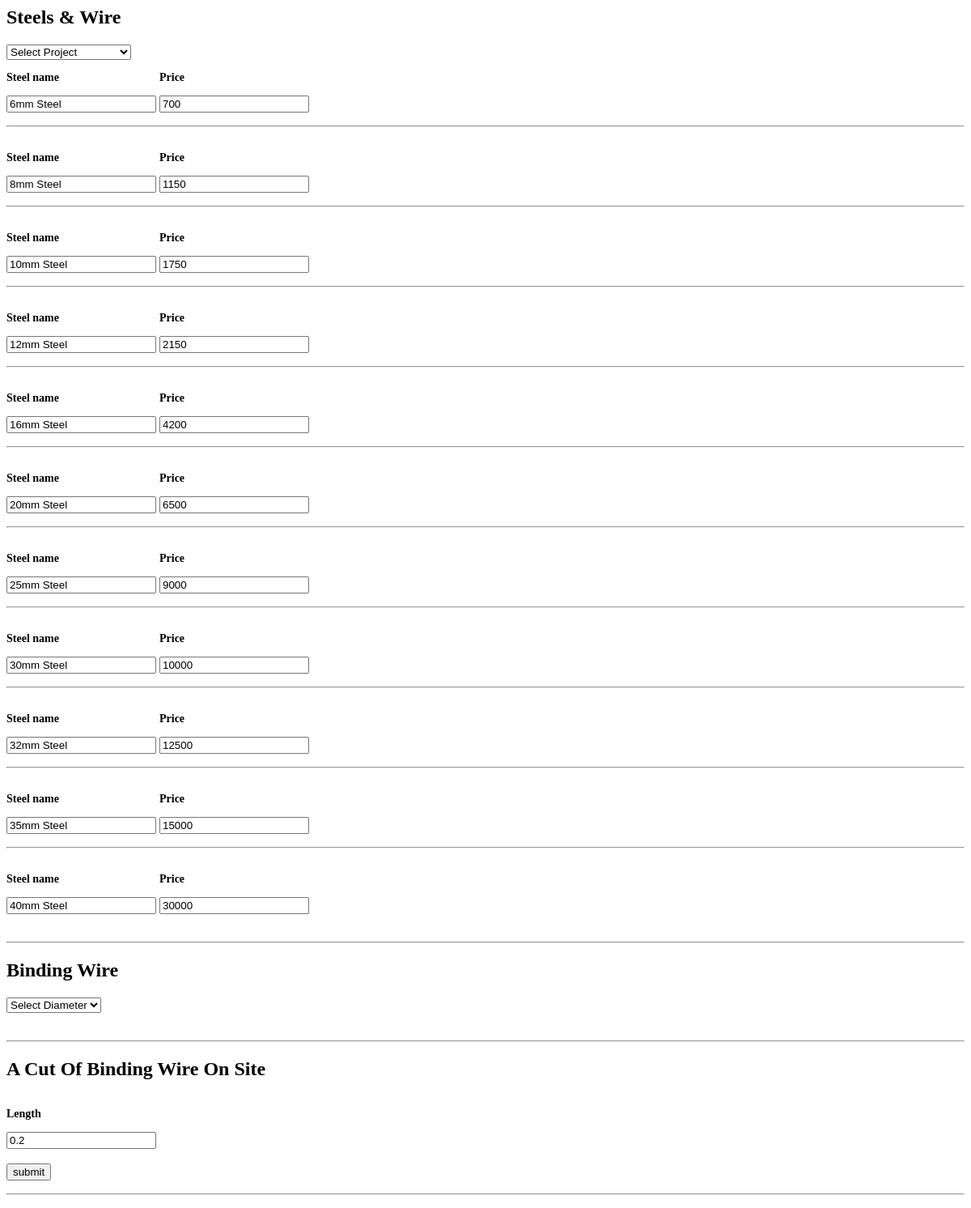
The app's page /steel_wire.php, older data.
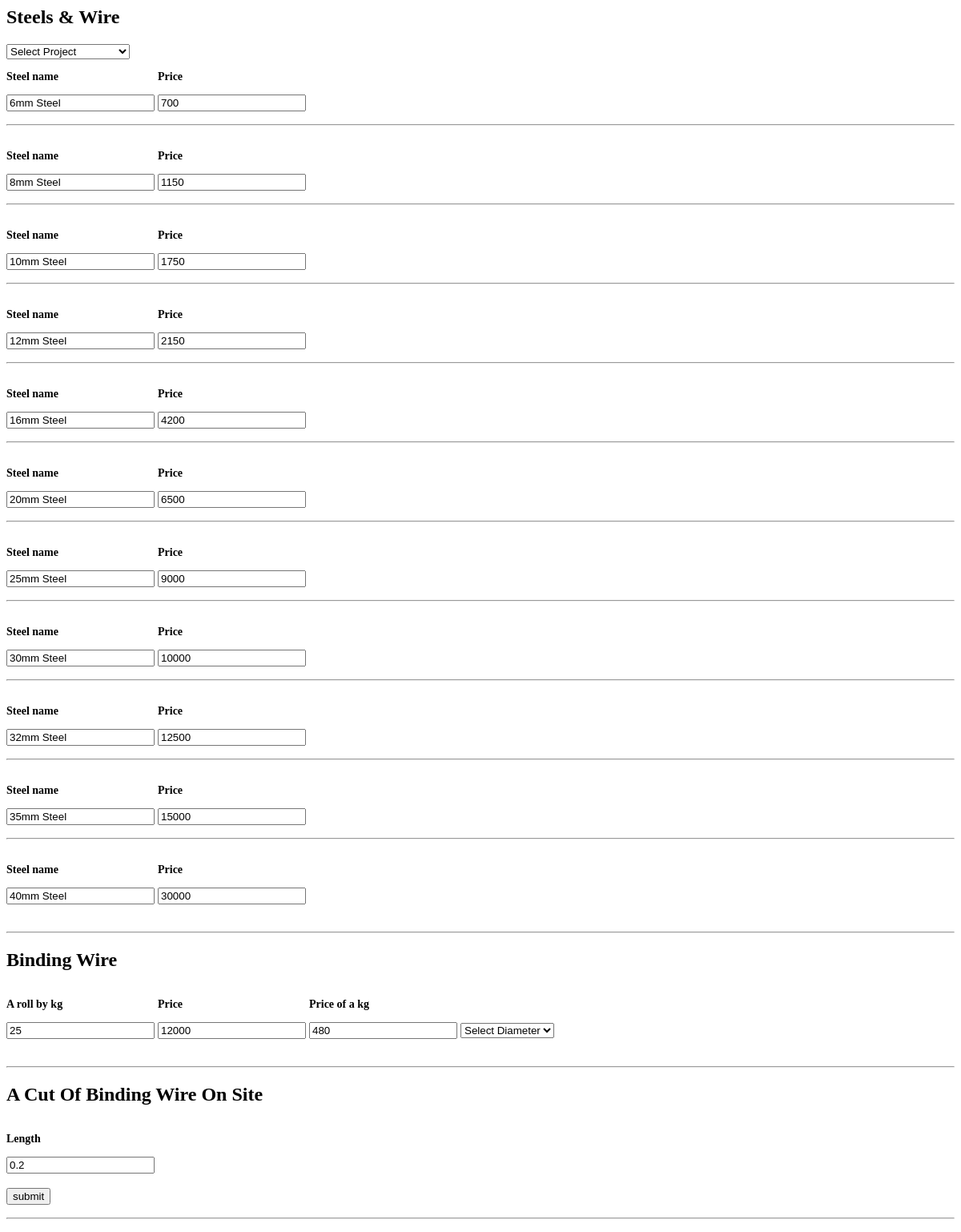
The same page, newer data.
### tables this page shows
CREATE TABLE `steels` (
  `steel_id` int(11) NOT NULL,
  `name` varchar(11) NOT NULL,
  `price` varchar(40) NOT NULL,
  `tons` varchar(40) NOT NULL,
  `price_per_ton` varchar(40) NOT NULL,
  `unknown` varchar(40) NOT NULL
);

CREATE TABLE `bindingwire` (
  `binding_id` int(11) NOT NULL,
  `selected_size` varchar(60) NOT NULL,
  `price` varchar(60) NOT NULL,
  `kg` varchar(60) NOT NULL,
  `price2` varchar(60) NOT NULL,
  `selected_length` varchar(60) NOT NULL,
  `a_cut_of_binding_wire` varchar(60) NOT NULL,
  `diameters` varchar(60) NOT NULL,
  `length_per_kg` varchar(60) NOT NULL,
  `selected_size2` varchar(60) NOT NULL
);

### steel_wire.php (the view, shortened to what this page needs)
<?php
include('include/dbconnect.php');
?>
    <section className="form-container">
          <div>
            <h2>Steels & Wire</h2>
			     <form method='POST' action='steel_wire.php'>
				   <select name="ppro">
				   <option value=''>Select Project</option>
			</select>
			<br>
		<?php
				$qry = "SELECT * FROM steels WHERE steel_id = '1' ";
			$run = mysqli_query($conn, $qry);
			while($row = mysqli_fetch_array($run)){
				$sname = $row['name'];
                $spri = $row['price'];
			echo"
              <div>
                <h3><b>Steel name</b></h3>
                <input name='nam1' value='$sname' id='sname'  placeholder=''></input>
              </div>
              <div>
                <h3>Price</h3>
                <input name='pri1' value='$spri' id='spri' onKeyup='calculate()'   placeholder=''></input>
              </div>
			";
			}
			?>
<p><hr></hr></p>
	<?php
				$qry = "SELECT * FROM steels WHERE steel_id = '3' ";
			$run = mysqli_query($conn, $qry);
			while($row = mysqli_fetch_array($run)){
				$sname = $row['name'];
                $spri = $row['price'];
			echo"
              <div>
                <h3><b>Steel name</b></h3>
                <input name='nam2' value='$sname' id='sname1' placeholder=''></input>
              </div>
              <div>
                <h3>Price</h3>
                <input name='pri2' id='spri1' value='$spri' onKeyup='calcc()'  placeholder=''></input>
              </div>
				  		";
			}
			?>
<p><hr></hr></p>
<?php
				$qry = "SELECT * FROM steels WHERE steel_id = '4' ";
			$run = mysqli_query($conn, $qry);
			while($row = mysqli_fetch_array($run)){
				$sname = $row['name'];
                $spri = $row['price'];
			echo"
              <div>
                <h3><b>Steel name</b></h3>
                <input name='nam3' value='$sname' id='sname2'  placeholder=''></input>
              </div>
              <div>
                <h3>Price</h3>
                <input name='pri3' value='$spri' id='spri2' onKeyup='calcca()'  placeholder=''></input>
              </div>
				  		";
			}
			?>
<p><hr></hr></p>
		<?php
				$qry = "SELECT * FROM steels WHERE steel_id = '5' ";
			$run = mysqli_query($conn, $qry);
			while($row = mysqli_fetch_array($run)){
				$sname = $row['name'];
                $spri = $row['price'];
			echo"
              <div>
                <h3><b>Steel name</b></h3>
                <input name='nam4' id='sname3' value='$sname'  placeholder=''></input>
              </div>
              <div>
                <h3>Price</h3>
                <input name='pri4' id='spri3' value='$spri' onKeyup='calccau()'  placeholder=''></input>
              </div>
				  		";
			}
			?>
<p><hr></hr></p>
		<?php
				$qry = "SELECT * FROM steels WHERE steel_id = '6' ";
			$run = mysqli_query($conn, $qry);
			while($row = mysqli_fetch_array($run)){
				$sname = $row['name'];
                $spri = $row['price'];
			echo"
              <div>
                <h3><b>Steel name</b></h3>
                <input name='nam5' id='sname4' value='$sname'  placeholder=''></input>
              </div>
              <div>
                <h3>Price</h3>
                <input name='pri5' id='spri4' value='$spri' onKeyup='calccaul()'  placeholder=''></input>
              </div>
				  		";
			}
			?>
<p><hr></hr></p>
			<?php
				$qry = "SELECT * FROM steels WHERE steel_id = '9' ";
			$run = mysqli_query($conn, $qry);
			while($row = mysqli_fetch_array($run)){
				$sname = $row['name'];
                $spri = $row['price'];
			echo"
              <div>
                <h3><b>Steel name</b></h3>
                <input name='nam6' id='sname5' value='$sname'  placeholder=''></input>
              </div>
              <div>
                <h3>Price</h3>
                <input name='pri6' id='spri5' value='$spri' onKeyup='calccaula()'  placeholder=''></input>
              </div>
				  		";
			}
			?>
<p><hr></hr></p>
			<?php
				$qry = "SELECT * FROM steels WHERE steel_id = '10' ";
			$run = mysqli_query($conn, $qry);
			while($row = mysqli_fetch_array($run)){
				$sname = $row['name'];
                $spri = $row['price'];
			echo"
              <div>
                <h3><b>Steel name</b></h3>
                <input name='nam7' id='sname6' value='$sname'  placeholder=''></input>
              </div>
              <div>
                <h3>Price</h3>
                <input name='pri7' id='spri6' value='$spri' onKeyup='calccaulat()'  placeholder=''></input>
              </div>
				  		";
			}
			?>
<p><hr></hr></p>
<?php
				$qry = "SELECT * FROM steels WHERE steel_id = '11' ";
			$run = mysqli_query($conn, $qry);
			while($row = mysqli_fetch_array($run)){
				$sname = $row['name'];
                $spri = $row['price'];
			echo"
              <div>
                <h3><b>Steel name</b></h3>
                <input name='nam8' id='sname7' value='$sname'  placeholder=''></input>
              </div>
              <div>
                <h3>Price</h3>
                <input name='pri8' id='spri7' value='$spri' onKeyup='ca()' placeholder=''></input>
              </div>
				  		";
			}
			?>
<p><hr></hr></p>
<?php
				$qry = "SELECT * FROM steels WHERE steel_id = '12' ";
			$run = mysqli_query($conn, $qry);
			while($row = mysqli_fetch_array($run)){
				$sname = $row['name'];
                $spri = $row['price'];
			echo"
              <div>
                <h3><b>Steel name</b></h3>
                <input name='nam9' id='sname8' value='$sname'  placeholder=''></input>
              </div>
              <div>
                <h3>Price</h3>
                <input name='pri9' id='spri8' value='$spri' onKeyup='calll()'  placeholder=''></input>
              </div>
				  		";
			}
			?>
<p><hr></hr></p>
<?php
				$qry = "SELECT * FROM steels WHERE steel_id = '13' ";
			$run = mysqli_query($conn, $qry);
			while($row = mysqli_fetch_array($run)){
				$sname = $row['name'];
                $spri = $row['price'];
			echo"
              <div>
                <h3><b>Steel name</b></h3>
                <input name='nam10' id='sname9' value='$sname'  placeholder=''></input>
              </div>
              <div>
                <h3>Price</h3>
                <input name='pri10' id='spri9' value='$spri' onKeyup='calllc()'  placeholder=''></input>
              </div>
				  		";
			}
			?>
<p><hr></hr></p>
<?php
				$qry = "SELECT * FROM steels WHERE steel_id = '14' ";
			$run = mysqli_query($conn, $qry);
			while($row = mysqli_fetch_array($run)){
				$sname = $row['name'];
                $spri = $row['price'];
			echo"
              <div>
                <h3><b>Steel name</b></h3>
                <input name='nam11' id='sname10' value='$sname'  placeholder=''></input>
              </div>
              <div>
                <h3>Price</h3>
                <input name='pri11' id='spri10' value='$spri' onKeyup='calllcu()'  placeholder=''></input>
              </div>
			<br><br>
				  		";
			}
			?>
<p><hr></hr></p>
<h2>Binding Wire</h2>
<?php
				$qry = "SELECT * FROM bindingwire WHERE binding_id='4' ";
			$run = mysqli_query($conn, $qry);
			while($row = mysqli_fetch_array($run)){
				$wkg = $row['kg'];
                $wpri = $row['price'];
				 $wpri2 = $row['price2'];
			echo"
              <div>
                <h3><b>A roll by kg</b></h3>
                <input name='rolby' id='sname10' value='$wkg'  placeholder=''></input>
              </div>
              <div>
                <h3>Price</h3>
                <input name='bwpri' id='spri10' value='$wpri' onKeyup='calllcu()'  placeholder=''></input>
              </div>
               <div>
                <h3>Price of a kg</h3>
                <input name='bwprikg' id='spri10' value='$wpri2' onKeyup='calllcu()'  placeholder=''></input>
              </div>
        		  		";
			}
			?>
		 <select name='bwdia' required>
				   <option value=''>Select Diameter</option>
			</select>
			<br><br>
<p><hr></hr></p>
<h2>A Cut Of Binding Wire On Site</h2>
              <div>
                <h3><b>Length</b></h3>
                <input name='acbwlen' id='sname10' value='0.2'  placeholder=''></input>
              </div>
 			<br><br>
			<div>
            <button name='sub'>submit</button>
          </div>
<p><hr></hr></p>
			 </form>
          </div>
        </section>

### steel_wire.php (style rules this page uses)
form > div { display: inline-block; }
form > div > input { display: block; }
h3 { font-size: 14px; }

Row changes from the older to the newer data that the page shows:
added bindingwire: rolby "25", bwpri "12000", bwprikg "480"
